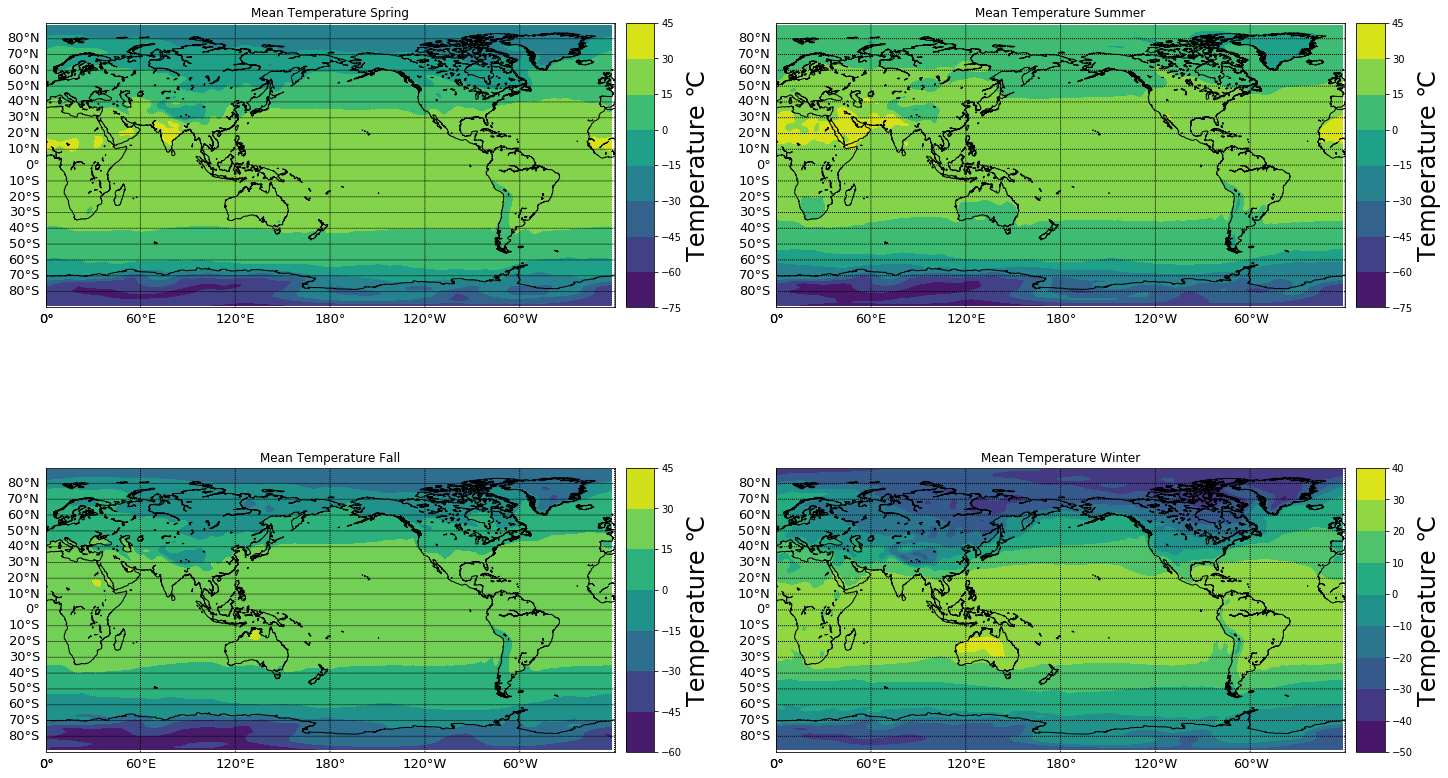

Write Python code to recreate this figure.
# -*- coding: utf-8 -*-
"""
Created on Sat Feb 22 11:51:24 2020

@author: stefa
"""
import numpy as np
import matplotlib.pyplot as plt
from netCDF4 import Dataset
from  mpl_toolkits.basemap import Basemap


def read_data(filename):
    """
    reads the datafile from website

    Parameters
    ----------
    filename : string
        path and filename

    Returns
    -------
    data : Dataset netCDF4._netCDF4.Dataset

    """
    data=Dataset(filename, mode= 'r')
    return data
Months=[]
def months_sp(datas):
    """
    Transforms given data into a list of seasional mean temperatures

    Parameters
    ----------
    datas : Dataset
        data returned from method read_data(filename)

    Returns
    -------
    seasons : list
        A list of mean temperature with length of 4 splitted into Season (Spring,Summer,Fall,Winter)

    """
    temp = datas.variables['air'][372:-1]#starting month is (1979-1948)*12, end is -1 is last, last is not incl.
    temp -= 273
    mon_mean=[] # Liste mit mittelwert der temp fue jed. Monat
    for i in range(12):
        mw = np.mean(temp[i::12,:,:],axis = 0)
        mon_mean.append(mw)
    seasons=[]
    for i in range(4):
        seasons.append((mon_mean[(i*3+2)%12]+mon_mean[(i*3+3)%12]+mon_mean[(i*3+4)%12])/3)
    """
        2 3 4 Maerz bis Mai; Fruehling
        5 6 7 ... ; Sommer
        8 9 10 ...; Herbst
        11 0 1 Dez,Jan,Feb; Winter
    """
    return seasons    

def plot_stuff(datas, mean_temp):
    """
    Creates 4 plots in 1 figure to show mean temperature for each season 
    and shows it

    Parameters
    ----------
    datas : Dataset
        data returned by method read_data(filename)
    mean_temp : list 
        Mean temperatures splitted into seasons (by months_sp)

    Returns
    -------
    None.

    """
    fig, axs = plt.subplots(2,2,figsize=(24,15))
    ses = ["Spring","Summer","Fall","Winter"]
    for row in range(2):
        for cell in range(2):     
            map = Basemap(projection="cyl", resolution='l', llcrnrlat=-90, urcrnrlat=90,llcrnrlon=0, urcrnrlon=360, ax=axs[row][cell]) 
            #map = Basemap(projection="cyl", resolution='c', llcrnrlon=-180, urcrnrlon=180) 
            map.drawcoastlines(color="black")
            lons,lats = np.meshgrid(datas.variables['lon'][:], datas.variables['lat'][:]) 
            x,y = map(lons, lats)
            map.drawparallels(np.arange(-80., 81., 10.), labels=[1,0,0,0], fontsize=13)
            map.drawmeridians(np.arange(0, 360, 360/6.), labels=[0,0,0,1], fontsize=13)
            temp_plot = map.contourf(x, y, mean_temp[row*2+cell], cmap=plt.cm.viridis) 
            cb = map.colorbar(temp_plot, "right", size="5%", pad="2%", extend = 'both')
            cb.set_label(u"Temperature \u2103",fontsize=24)
            plt.title("Mean Temperature "+ses[row*2+cell])
    #plt.title("Mean Temperature (1979-2019)",fontdict={'fontsize':24})
    #plt.annotate('Data - CRU TS v4.02',(-178,-88), fontsize=12)
    plt.show() 
    plt.savefig("cruts_global.png")


#Example usage
if __name__ == "__main__":import numpy as np
import matplotlib.pyplot as plt
from netCDF4 import Dataset
from  mpl_toolkits.basemap import Basemap


def read_data(filename):
    """
    reads the datafile from website

    Parameters
    ----------
    filename : string
        path and filename

    Returns
    -------
    data : Dataset netCDF4._netCDF4.Dataset

    """
    data=Dataset(filename, mode= 'r')
    return data
Months=[]
def months_sp(datas):
    """
    Transforms given data into a list of seasional mean temperatures

    Parameters
    ----------
    datas : Dataset
        data returned from method read_data(filename)

    Returns
    -------
    seasons : list
        A list of mean temperature with length of 4 splitted into Season (Spring,Summer,Fall,Winter)

    """
    temp = datas.variables['air'][372:-1]#starting month is (1979-1948)*12, end is -1 is last, last is not incl.
    temp -= 273
    mon_mean=[] # Liste mit mittelwert der temp fue jed. Monat
    for i in range(12):
        mw = np.mean(temp[i::12,:,:],axis = 0)
        mon_mean.append(mw)
    seasons=[]
    for i in range(4):
        seasons.append((mon_mean[(i*3+2)%12]+mon_mean[(i*3+3)%12]+mon_mean[(i*3+4)%12])/3)
    """
        2 3 4 Maerz bis Mai; Fruehling
        5 6 7 ... ; Sommer
        8 9 10 ...; Herbst
        11 0 1 Dez,Jan,Feb; Winter
    """
    return seasons    

def plot_stuff(datas, mean_temp):
    """
    Creates 4 plots in 1 figure to show mean temperature for each season 
    and shows it

    Parameters
    ----------
    datas : Dataset
        data returned by method read_data(filename)
    mean_temp : list 
        Mean temperatures splitted into seasons (by months_sp)

    Returns
    -------
    None.

    """
    fig, axs = plt.subplots(2,2,figsize=(24,15))
    ses = ["Spring","Summer","Fall","Winter"]
    for row in range(2):
        for cell in range(2):     
            map = Basemap(projection="cyl", resolution='l', llcrnrlat=-90, urcrnrlat=90,llcrnrlon=0, urcrnrlon=360, ax=axs[row][cell]) 
            #map = Basemap(projection="cyl", resolution='c', llcrnrlon=-180, urcrnrlon=180) 
            map.drawcoastlines(color="black")
            lons,lats = np.meshgrid(datas.variables['lon'][:], datas.variables['lat'][:]) 
            x,y = map(lons, lats)
            map.drawparallels(np.arange(-80., 81., 10.), labels=[1,0,0,0], fontsize=13)
            map.drawmeridians(np.arange(0, 360, 360/6.), labels=[0,0,0,1], fontsize=13)
            temp_plot = map.contourf(x, y, mean_temp[row*2+cell], cmap=plt.cm.viridis) 
            cb = map.colorbar(temp_plot, "right", size="5%", pad="2%", extend = 'both')
            cb.set_label(u"Temperature \u2103",fontsize=24)
            plt.title("Mean Temperature "+ses[row*2+cell])
    #plt.title("Mean Temperature (1979-2019)",fontdict={'fontsize':24})
    #plt.annotate('Data - CRU TS v4.02',(-178,-88), fontsize=12)
    plt.show() 
    plt.savefig("cruts_global.png")


#Example usage
if __name__ == "__main__":
    datas_t= read_data('C:/Users/stefa/Documents/Informathik/air.2m.mon.mean.nc')
    month_t = months_sp(datas_t)
    plot_stuff(datas_t, month_t)
    #datas_n= read_data('C:/Users/stefa/Documents/Informathik/prate.sfc.mon.mean.nc')
    #datas_t= read_data('C:/Users/stefa/Documents/Informathik/air.2m.mon.mean.nc')
    #month_t = months_sp(datas_t)
    #plot_stuff(datas_t, month_t)
    #datas_n= read_data('C:/Users/stefa/Documents/Informathik/prate.sfc.mon.mean.nc')
    #month_n=months_n(datas_n)
    #nied_avg, nied_std = calc_stats(month_n)
